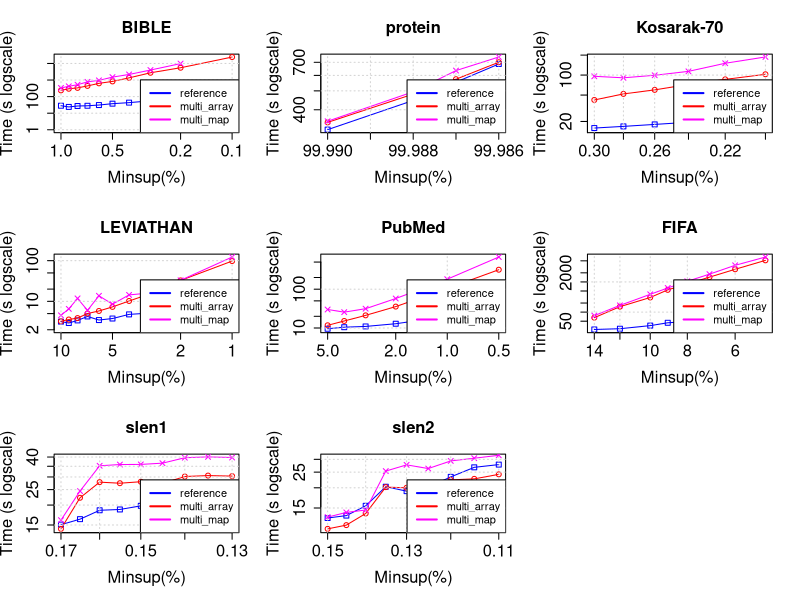

Recreate this plot in R.
tiff("multi_item_cp.png", width=9, height=9, units='in', res=120)
par(mfrow=c(3,3), cex.lab=1.5, cex.axis=1.5, cex.main=1.5, cex.sub=1.5)

#BIBLE
#DATA
x <- c(0.01, 0.009, 0.008, 0.007, 0.006, 0.005, 0.004, 0.003, 0.002, 0.001)*100

zero <- c(28247, 23874, 27147, 28035, 30995, 37511, 43290, 55725, 77181, 176405)/1000
one <- c(237489, 297470, 335973, 442054, 631428, 822926, 1353137, 2740897, 5518184, 24392285)/1000
two <- c(334083, 418471, 523762, 776208, 953625, 1500781, 2171684, 4010184, 9826839, 0)/1000

#PLOT
plot(x, zero, log = "xy", type="o", pch=0, xlab="Minsup(%)",ylab="Time (s logscale)", col="blue", xlim = rev(range(x)), ylim=c(1, 24392))
lines(x, one, col="red", type="o", pch=1)
lines(x, two, col="magenta", type="o", pch=4)
title(main="BIBLE", cex.lab=1.5, cex.axis=1.5, cex.main=1.5, cex.sub=1.5)
grid()
legend("bottomright", legend=c("reference", "multi_array", "multi_map"), lty=c(1,1),lwd=c(2,2), col=c("blue", "red", "magenta"), cex = 1)

#protein
#DATA
x <- c(0.9999, 0.99988, 0.99987, 0.99986)*100

zero <- c(316549, 446706, 554299, 686114)/1000
one <- c(344829, 481464, 573733, 700710)/1000
two <- c(349579, 494702, 635167, 745368)/1000

#PLOT
plot(x, zero, log = "xy", type="o", pch=0, xlab="Minsup(%)",ylab="Time (s logscale)", col="blue", xlim = rev(range(x)), ylim=c(316, 745))
lines(x, one, col="red", type="o", pch=1)
lines(x, two, col="magenta", type="o", pch=4)
title(main="protein", cex.lab=1.5, cex.axis=1.5, cex.main=1.5, cex.sub=1.5)
grid()
legend("bottomright", legend=c("reference", "multi_array", "multi_map"), lty=c(1,1),lwd=c(2,2), col=c("blue", "red", "magenta"), cex = 1)

#Kosarak-70
#DATA
x <- c(0.003, 0.0028, 0.0026, 0.0024, 0.0022, 0.002)*100

zero <- c(15922, 16873, 18065, 19459, 21731, 24384)/1000
one <- c(42187, 52039, 59850, 72461, 86128, 102817)/1000
two <- c(95839, 90958, 99374, 113847, 150720, 187664)/1000

#PLOT
plot(x, zero, log = "xy", type="o", pch=0, xlab="Minsup(%)",ylab="Time (s logscale)", col="blue", xlim = rev(range(x)), ylim=c(15, 187))
lines(x, one, col="red", type="o", pch=1)
lines(x, two, col="magenta", type="o", pch=4)
title(main="Kosarak-70", cex.lab=1.5, cex.axis=1.5, cex.main=1.5, cex.sub=1.5)
grid()
legend("bottomright", legend=c("reference", "multi_array", "multi_map"), lty=c(1,1),lwd=c(2,2), col=c("blue", "red", "magenta"), cex = 1)

#LEVIATHAN
#DATA
x <- c(0.1, 0.09, 0.08, 0.07, 0.06, 0.05, 0.04, 0.03, 0.02, 0.01)*100

zero <- c(3170, 2933, 3398, 4253, 3470, 3782, 4780, 5159, 6189, 10052)/1000
one <- c(3234, 3578, 3877, 5017, 5802, 7305, 10210, 15497, 32720, 97926)/1000
two <- c(4532, 6530, 11820, 5998, 13692, 8525, 14403, 16120, 32941, 123012)/1000

#PLOT
plot(x, zero, log = "xy", type="o", pch=0, xlab="Minsup(%)",ylab="Time (s logscale)", col="blue", xlim = rev(range(x)), ylim=c(2, 123))
lines(x, one, col="red", type="o", pch=1)
lines(x, two, col="magenta", type="o", pch=4)
title(main="LEVIATHAN", cex.lab=1.5, cex.axis=1.5, cex.main=1.5, cex.sub=1.5)
grid()
legend("bottomright", legend=c("reference", "multi_array", "multi_map"), lty=c(1,1),lwd=c(2,2), col=c("blue", "red", "magenta"), cex = 1)

#PubMed
#DATA
x <- c(0.05, 0.04, 0.03, 0.02, 0.01, 0.005)*100

zero <- c(9556, 10489, 10974, 12881, 20003, 30201)/1000
one <- c(11742, 15169, 21170, 35606, 104759, 317454)/1000
two <- c(29940, 25629, 31444, 57534, 181176, 674850)/1000

#PLOT
plot(x, zero, log = "xy", type="o", pch=0, xlab="Minsup(%)",ylab="Time (s logscale)", col="blue", xlim = rev(range(x)), ylim=c(9, 674))
lines(x, one, col="red", type="o", pch=1)
lines(x, two, col="magenta", type="o", pch=4)
title(main="PubMed", cex.lab=1.5, cex.axis=1.5, cex.main=1.5, cex.sub=1.5)
grid()
legend("bottomright", legend=c("reference", "multi_array", "multi_map"), lty=c(1,1),lwd=c(2,2), col=c("blue", "red", "magenta"), cex = 1)

#FIFA
#DATA
x <- c(0.14, 0.12, 0.1, 0.09, 0.08, 0.07, 0.06, 0.05)*100

zero <- c(26572, 28193, 35703, 44324, 48639, 57630, 72229, 117669)/1000
one <- c(65524, 151623, 305578, 545998, 860325, 1443431, 2625071, 5185374)/1000
two <- c(76610, 167163, 389445, 631685, 1051503, 1813300, 3561210, 6679371)/1000

#PLOT
plot(x, zero, log = "xy", type="o", pch=0, xlab="Minsup(%)",ylab="Time (s logscale)", col="blue", xlim = rev(range(x)), ylim=c(26, 6679))
lines(x, one, col="red", type="o", pch=1)
lines(x, two, col="magenta", type="o", pch=4)
title(main="FIFA", cex.lab=1.5, cex.axis=1.5, cex.main=1.5, cex.sub=1.5)
grid()
legend("bottomright", legend=c("reference", "multi_array", "multi_map"), lty=c(1,1),lwd=c(2,2), col=c("blue", "red", "magenta"), cex = 1)

#slen1
#DATA
x <- c(0.0017, 0.00165, 0.0016, 0.00155, 0.0015, 0.00145, 0.0014, 0.00135, 0.0013)*100

zero <- c(15077, 16317, 18549, 18766, 19779, 20306, 21739, 23757, 26922)/1000
one <- c(14182, 22215, 27837, 27414, 28003, 27309, 30199, 30604, 30377)/1000
two <- c(16091, 24472, 35254, 35890, 35958, 36613, 39609, 40083, 39720)/1000

#PLOT
plot(x, zero, log = "xy", type="o", pch=0, xlab="Minsup(%)",ylab="Time (s logscale)", col="blue", xlim = rev(range(x)), ylim=c(14, 40))
lines(x, one, col="red", type="o", pch=1)
lines(x, two, col="magenta", type="o", pch=4)
title(main="slen1", cex.lab=1.5, cex.axis=1.5, cex.main=1.5, cex.sub=1.5)
grid()
legend("bottomright", legend=c("reference", "multi_array", "multi_map"), lty=c(1,1),lwd=c(2,2), col=c("blue", "red", "magenta"), cex = 1)

#slen2
#DATA
x <- c(0.0015, 0.00145, 0.0014, 0.00135, 0.0013, 0.00125, 0.0012, 0.00115, 0.0011)*100

zero <- c(13005, 13462, 15471, 20308, 19068, 20138, 23366, 26772, 27830)/1000
one <- c(11145, 11753, 13877, 20186, 20011, 19822, 22386, 22718, 24224)/1000
two <- c(13180, 14088, 14569, 25381, 27727, 26311, 29330, 30488, 31781)/1000

#PLOT
plot(x, zero, log = "xy", type="o", pch=0, xlab="Minsup(%)",ylab="Time (s logscale)", col="blue", xlim = rev(range(x)), ylim=c(11, 31))
lines(x, one, col="red", type="o", pch=1)
lines(x, two, col="magenta", type="o", pch=4)
title(main="slen2", cex.lab=1.5, cex.axis=1.5, cex.main=1.5, cex.sub=1.5)
grid()
legend("bottomright", legend=c("reference", "multi_array", "multi_map"), lty=c(1,1),lwd=c(2,2), col=c("blue", "red", "magenta"), cex = 1)

dev.off()
